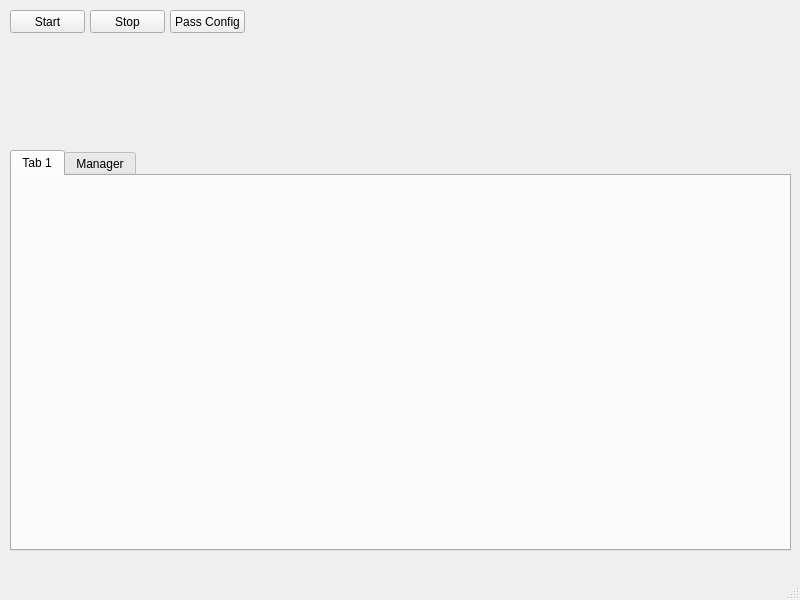
<?xml version="1.0" encoding="UTF-8"?>
<ui version="4.0">
 <class>MainWindow</class>
 <widget class="QMainWindow" name="MainWindow">
  <property name="geometry">
   <rect>
    <x>0</x>
    <y>0</y>
    <width>800</width>
    <height>600</height>
   </rect>
  </property>
  <property name="windowTitle">
   <string>MainWindow</string>
  </property>
  <widget class="QWidget" name="centralwidget">
   <widget class="QTabWidget" name="tabWidget">
    <property name="geometry">
     <rect>
      <x>10</x>
      <y>150</y>
      <width>781</width>
      <height>401</height>
     </rect>
    </property>
    <property name="currentIndex">
     <number>0</number>
    </property>
    <widget class="QWidget" name="tab">
     <attribute name="title">
      <string>Tab 1</string>
     </attribute>
    </widget>
    <widget class="QWidget" name="managerTab">
     <attribute name="title">
      <string>Manager</string>
     </attribute>
    </widget>
   </widget>
   <widget class="QPushButton" name="startButton">
    <property name="geometry">
     <rect>
      <x>10</x>
      <y>10</y>
      <width>75</width>
      <height>23</height>
     </rect>
    </property>
    <property name="text">
     <string>Start</string>
    </property>
   </widget>
   <widget class="QPushButton" name="stopButton">
    <property name="geometry">
     <rect>
      <x>90</x>
      <y>10</y>
      <width>75</width>
      <height>23</height>
     </rect>
    </property>
    <property name="text">
     <string>Stop</string>
    </property>
   </widget>
   <widget class="QPushButton" name="configButton">
    <property name="geometry">
     <rect>
      <x>170</x>
      <y>10</y>
      <width>75</width>
      <height>23</height>
     </rect>
    </property>
    <property name="text">
     <string>Pass Config</string>
    </property>
   </widget>
  </widget>
  <widget class="QMenuBar" name="menubar">
   <property name="geometry">
    <rect>
     <x>0</x>
     <y>0</y>
     <width>800</width>
     <height>21</height>
    </rect>
   </property>
  </widget>
  <widget class="QStatusBar" name="statusbar"/>
 </widget>
 <resources/>
 <connections/>
</ui>
